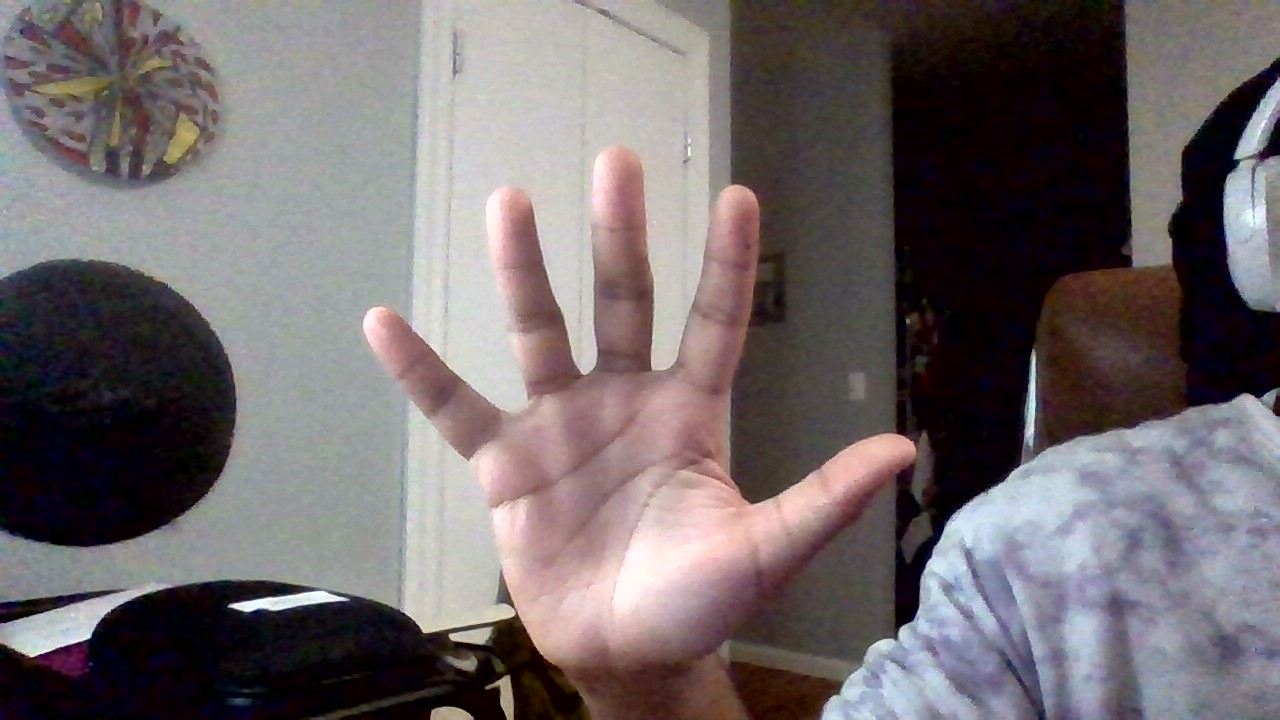
#> input picture pipeline/data/eval/open/WIN_20260512_23_46_33_Pro.jpg, 1280 x 720 px, found by its file name; the run also reads 1 picture not shown here
$ python i2g.py --image data/eval/thumb/WIN_20260512_23_48_26_Pro.jpg
#> lines starting #> are read from the running program, lines starting #| are printed output that depends on the picture; after the words box and inside, x2 and y2 are one past the last pixel; in counts of white or black regions, pixels touching at a corner belong together
### pipeline/processing/classification/classification.py
import cv2
import numpy as np
import sys
import os
import json

sys.path.insert(0, os.path.join(os.path.dirname(__file__), '..', '..'))
from config import SAMPLES_DIR, GESTURE_LABELS, DATA_DIR
from processing.segmentation.segmentation import segment_skin
from processing.morphology.morphology import apply_morphology
from processing.contours.contours import extract_contour_features

TEMPLATES_PATH = os.path.join(DATA_DIR, "hu_templates.json")

# rule-based thresholds
FINGER_COUNT_MAP = {
    "open":   (4, 5),
    "peace":  (2, 3),
    "thumb":  (1, 2),
    "L":      (2, 3),
    "closed": (0, 1),
}

# aspect ratio ranges (width/height) per gesture
ASPECT_RATIO_MAP = {
    "open":   (0.7, 1.0),
    "peace":  (0.3, 0.6),
    "thumb":  (0.3, 0.7),
    "L":      (0.65, 0.9),
    "closed": (0.6, 1.1),
}

def classify_rule_based(features: dict) -> tuple[str, float]:
    """
    rule-based classifier
    uses finger count + aspect ratio.
    Returns (gesture_label, confidence)
    confidence = number of rules matched / total rules.
    """
    if features.get("contour") is None:
        return "none", 0.0

    finger_count = features["finger_count"]
    aspect_ratio = features["aspect_ratio"]
    contour_area = cv2.contourArea(features["contour"])

    scores = {}
    for gesture in GESTURE_LABELS:
        score = 0
        total = 2

        lo, hi = FINGER_COUNT_MAP[gesture]
        if lo <= finger_count <= hi:
            score += 1

        alo, ahi = ASPECT_RATIO_MAP[gesture]
        if alo <= aspect_ratio <= ahi:
            score += 1

        scores[gesture] = score / total

    best = max(scores, key=scores.get)
    return best, scores[best]

# [20 lines left out: function classify_hu, not called in this run]

def build_hu_templates(samples_dir: str) -> dict:
    """
    build mean Hu moment vector per gesture from sample images.
    loads all samples and averages their Hu vectors.
    """
    templates = {}
    for gesture in GESTURE_LABELS:
        folder = os.path.join(samples_dir, gesture)
        if not os.path.exists(folder):
            continue

        hu_vectors = []
        for fname in os.listdir(folder):
            if not fname.lower().endswith((".jpg", ".png")):
                continue
            path  = os.path.join(folder, fname)
            frame = cv2.imread(path)
            if frame is None:
                continue
            frame = cv2.resize(frame, (640, 480))
            _, mask   = segment_skin(frame)
            stages    = apply_morphology(mask)
            features  = extract_contour_features(stages["closed"], frame)
            if features.get("hu_moments") is not None:
                hu_vectors.append(features["hu_moments"])

        if hu_vectors:
            templates[gesture] = np.mean(hu_vectors, axis=0)
            print(f"Built template for '{gesture}' from {len(hu_vectors)} samples")

    return templates

def save_templates(templates: dict):
    serializable = {k: v.tolist() for k, v in templates.items()}
    with open(TEMPLATES_PATH, 'w') as f:
        json.dump(serializable, f, indent=2)
    print(f"Templates saved to {TEMPLATES_PATH}")

def load_templates() -> dict | None:
    if not os.path.exists(TEMPLATES_PATH):
        return None
    with open(TEMPLATES_PATH, 'r') as f:
        raw = json.load(f)
    return {k: np.array(v) for k, v in raw.items()}

def get_templates(force_rebuild: bool = False) -> dict:
    if not force_rebuild:
        templates = load_templates()
        if templates:
            print("Loaded templates from cache")
            return templates
    print("Building templates from samples...")
    templates = build_hu_templates(SAMPLES_DIR)
#> in build_hu_templates, frame is the input picture: shape (720, 1280, 3); mean B, G, R 106.4, 104.4, 112.4
#> in build_hu_templates, `frame = cv2.resize(frame, (640, 480))`:
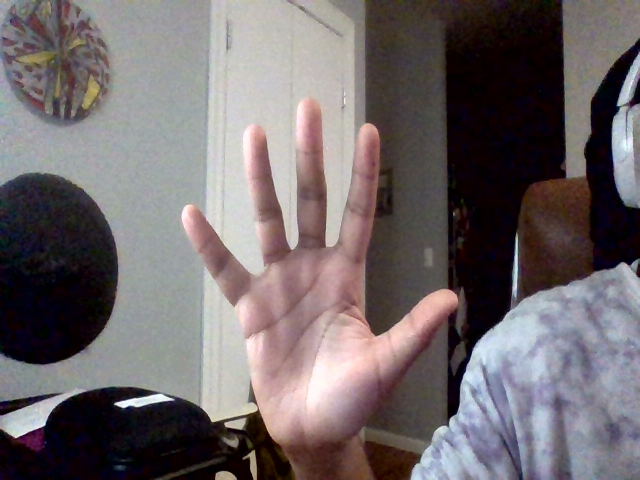
#> frame: shape (480, 640, 3); mean B, G, R 106.4, 104.4, 112.4
    save_templates(templates)
    return templates

# [54 lines that do not run on import are left out]

### pipeline/processing/segmentation/segmentation.py
# pipeline/processing/segmentation/segmentation.py
import cv2
import numpy as np
import sys
import os
import json

sys.path.insert(0, os.path.join(os.path.dirname(__file__), '..', '..'))
from config import HSV_LOWER, HSV_UPPER, ROI_TOP, ROI_BOTTOM, ROI_LEFT, ROI_RIGHT, DATA_DIR

HSV_CONFIG_PATH = os.path.join(DATA_DIR, "hsv_config.json")

# [46 lines left out: functions save_hsv_config, load_hsv_config, get_hsv_range, apply_roi, segment_skin, not called in this run]
#> (reads pipeline/data/hsv_config.json from the repository)
    if cached:
        return cached
    return HSV_LOWER, HSV_UPPER

def apply_roi(mask: np.ndarray) -> np.ndarray:
    """zero everything outside the region of interest"""
    h, w = mask.shape[:2]
    y1, y2 = int(h * ROI_TOP), int(h * (1 - ROI_BOTTOM))
    x1, x2 = int(w * ROI_LEFT), int(w * (1 - ROI_RIGHT))
    roi_mask = np.zeros((h, w), dtype=np.uint8)
    roi_mask[y1:y2, x1:x2] = 255
    return cv2.bitwise_and(mask, roi_mask)

def segment_skin(frame: np.ndarray) -> tuple[np.ndarray, np.ndarray]:
    """
    takes BGR frame, returns (hsv, mask).
    - Gaussian blur pre-pass to reduce noise
    - HSV color segmentation
    - ROI applied
    """
    lower, upper = get_hsv_range()
    blurred = cv2.GaussianBlur(frame, (7, 7), 0)
    hsv = cv2.cvtColor(blurred, cv2.COLOR_BGR2HSV)
    mask = cv2.inRange(hsv, lower, upper)
    mask = apply_roi(mask)
    return hsv, mask

# [24 lines that do not run on import are left out]

### pipeline/processing/morphology/morphology.py
import cv2
import numpy as np
import sys
import os

sys.path.insert(0, os.path.join(os.path.dirname(__file__), '..', '..'))
from config import MORPH_KERNEL_SIZE, MORPH_CLOSE_KERNEL_SIZE, SAMPLES_DIR
from processing.segmentation.segmentation import segment_skin

# [23 lines left out: function apply_morphology, not called in this run]

# [24 lines that do not run on import are left out]

### pipeline/processing/contours/contours.py
"""
contour extraction and feature computation
    for gesture classification

- find contours, keep largest (hand)
- compute convex hull (hand shape)
- compute convexity defects (finger valleys)
- filter defects by depth to remove noise
- count fingers from defects
- compute Hu moments for gesture discrimination
- aspect ratio of bounding box to separate similar finger counts
"""

import cv2
import numpy as np
import sys
import os

sys.path.insert(0, os.path.join(os.path.dirname(__file__), '..', '..'))
from config import MIN_CONTOUR_AREA, SAMPLES_DIR, DEFECT_MIN_SCALE, CONTOUR_SMOOTH_EPS
from processing.segmentation.segmentation import segment_skin
from processing.morphology.morphology import apply_morphology

# [47 lines left out: functions is_valid_hand_contour, get_largest_contour, not called in this run]

def get_convex_hull(contour):
    """convex hull of the hand contour."""
    return cv2.convexHull(contour)

# [124 lines left out: functions get_convexity_defects, filter_defects, count_fingers, get_hu_moments, draw_contour_overlay, extract_contour_features, not called in this run]


# [38 lines that do not run on import are left out]

### pipeline/debug_view.py
# visualizing intermediate stages of processing for debugging and reporting
import cv2
import numpy as np
import sys
import os


sys.path.insert(0, os.path.join(os.path.dirname(__file__), '..'))
from config import SAMPLES_DIR, SHOW_DEBUG_VIEW
from pipeline.processing.segmentation.segmentation import segment_skin
from pipeline.processing.morphology.morphology import apply_morphology
from pipeline.processing.contours.contours import extract_contour_features

def make_debug_view(
    raw: np.ndarray,
    hsv_mask: np.ndarray,
    morph_result: np.ndarray,
    contour_overlay: np.ndarray,
    label: str = ""
) -> np.ndarray:
    """
    Assembles a 2x2 debug grid:
        [raw frame]        [hsv mask]
        [morph result]     [contour overlay]
    All inputs should be BGR or will be converted.
    """
    h, w = raw.shape[:2]

    def to_bgr(img):
        if len(img.shape) == 2:
            return cv2.cvtColor(img, cv2.COLOR_GRAY2BGR)
        return img.copy()

    def labeled(img, text):
        out = to_bgr(img)
        cv2.putText(out, text, (10, 25),
                    cv2.FONT_HERSHEY_SIMPLEX, 0.7, (0, 255, 0), 2)
        return out

    tl = labeled(raw,          "Raw Frame")
    tr = labeled(hsv_mask,     "HSV Mask")
    bl = labeled(morph_result, "Morphology")
    br = labeled(contour_overlay, "Contours")

    top = np.hstack([tl, tr])
    bot = np.hstack([bl, br])
    grid = np.vstack([top, bot])

    if label:
        cv2.putText(grid, f"Gesture: {label}",
                    (10, grid.shape[0] - 10),
                    cv2.FONT_HERSHEY_SIMPLEX, 0.8, (0, 200, 255), 2)

    return grid


def show_debug_view(grid: np.ndarray, window_name: str = "Debug View"):
    if SHOW_DEBUG_VIEW:
        cv2.imshow(window_name, grid)


def save_debug_view(grid: np.ndarray, path: str):
    os.makedirs(os.path.dirname(path), exist_ok=True)
    cv2.imwrite(path, grid)


# [29 lines that do not run on import are left out]

### pipeline/i2g.py
"""
cli entry point for image2gesture pipeline

usage:
# static mode on test images
python i2g.py

# live webcam mode
python i2g.py --live

# run on a single image
python i2g.py --image path/to/image.jpg

# rebuild Hu templates from samples (run once after adding new samples)
python i2g.py --rebuild

# evaluate accuracy on a set of labeled test images
# static on data/eval/ with ground truth labels as folder names
# expects: data/eval/open/, data/eval/closed/, etc.
python i2g.py --eval

# live HSV calibration mode
python i2g.py --calibrate

"""
import cv2
import numpy as np
import argparse
import os
import sys

from config import SAMPLES_DIR, OUTPUT_DIR, DATA_DIR, SHOW_DEBUG_VIEW, HSV_LOWER, HSV_UPPER
from processing.segmentation.segmentation import segment_skin
from processing.morphology.morphology import apply_morphology
from processing.contours.contours import extract_contour_features
from processing.classification.classification import (
    classify_rule_based, classify_hu, get_templates
)
from debug_view import make_debug_view, show_debug_view, save_debug_view

TEST_DIR = os.path.join(DATA_DIR, "input")

def run_pipeline(frame: np.ndarray, templates: dict) -> tuple[np.ndarray, dict]:
    """
    runs full processing pipeline on a single frame.
    Returns (debug_grid, results_dict)
    """
    frame = cv2.resize(frame, (400, 300))

    # 1: segmentation
    _, mask = segment_skin(frame)

    # 2: morphology
    stages = apply_morphology(mask)
    clean_mask = stages["closed"]

    # 3: contour extraction
    features = extract_contour_features(clean_mask, frame)

    # 4: classification
    if features["contour"] is None:
        label = "none"
        overlay = frame.copy()
        cv2.putText(overlay, "No hand detected", (20, 50),
                    cv2.FONT_HERSHEY_SIMPLEX, 1.0, (0, 0, 255), 2)
    else:
        label, overlay = classify_combined(features, templates)

    grid = make_debug_view(
        raw=frame,
        hsv_mask=mask,
        morph_result=clean_mask,
        contour_overlay=overlay,
        label=label
    )

    results = {
        "label":        label,
        "finger_count": features.get("finger_count", "N/A"),
        "aspect_ratio": features.get("aspect_ratio", "N/A"),
    }

    return grid, results

def classify_combined(features: dict, templates: dict) -> tuple[str, np.ndarray]:
    """
    rule-based classification, tie break with Hu moments if confidence is low.
    Returns (label, overlay_with_label)
    """
    AMBIGUOUS_PAIRS = [{"thumb", "L"}, {"peace", "thumb"}, {"peace", "L"}]

    rule_label, rule_conf = classify_rule_based(features)
    final_label = rule_label

    for pair in AMBIGUOUS_PAIRS:
        if rule_label in pair and rule_conf < 0.75:
            hu_label, _ = classify_hu(features, templates)
            # tiebreakers
            if rule_conf <= 0.5:
                # rules are split, Hu decides
                final_label = hu_label
            elif hu_label in pair:
                # rules lean one way, Hu confirms or flips within pair
                final_label = hu_label
            break


    overlay = features["overlay"].copy()
    cv2.putText(overlay, f"Gesture: {final_label}", (10, 460),
                cv2.FONT_HERSHEY_SIMPLEX, 0.8, (0, 200, 255), 2)

    return final_label, overlay

# [6 lines left out: function destroy_if_exists, not called in this run]

# cli modes

def run_static(templates: dict, image_path: str = None):
    """
    static
    run pipeline on test images.
    if image_path provided, run on that single image.
    otherwise iterate through all images in test dir.
    """
    if image_path:
        paths = [image_path]
    else:
        exts = (".jpg", ".jpeg", ".png")
        paths = [
            os.path.join(TEST_DIR, f)
            for f in sorted(os.listdir(TEST_DIR))
            if f.lower().endswith(exts)
        ]

    if not paths:
        print(f"No images found in {TEST_DIR}")
        return

    print(f"\nRunning static pipeline on {len(paths)} image(s)...")
    print("Press any key to advance, 'q' to quit.\n")

    for path in paths:
        frame = cv2.imread(path)
        if frame is None:
            print(f"Could not load: {path}")
            continue

        grid, results = run_pipeline(frame, templates)

        print(f"[{os.path.basename(path)}]")
        print(f"  Label:        {results['label']}")
        print(f"  Fingers:      {results['finger_count']}")
        print(f"  Aspect ratio: {results['aspect_ratio']:.3f}"
              if isinstance(results['aspect_ratio'], float)
              else f"  Aspect ratio: {results['aspect_ratio']}")

        # save output
        out_name = f"static_{os.path.splitext(os.path.basename(path))[0]}.png"
        save_debug_view(grid, os.path.join(OUTPUT_DIR, out_name))

        show_debug_view(grid, window_name=f"i2g static: {os.path.basename(path)}")
        key = cv2.waitKey(0) & 0xFF
        if key == ord('q'):
            break

    cv2.destroyAllWindows()
    print("\nstatic run complete.")

# [262 lines left out: functions run_live, run_calibrate, run_eval, not called in this run]

# args
def parse_args():
    parser = argparse.ArgumentParser(description="image2gesture pipeline")

    parser.add_argument("--live",    action="store_true", help="run live webcam mode")
    parser.add_argument("--rebuild", action="store_true", help="rebuild Hu templates from samples")
    parser.add_argument("--image",   type=str, default=None, help="run on a single image path")
    parser.add_argument("--calibrate", action="store_true", help="launch live HSV calibration")
    parser.add_argument("--eval", action="store_true", help="run accuracy eval on data/eval/")

    return parser.parse_args()


if __name__ == "__main__":
    args = parse_args()

    os.makedirs(OUTPUT_DIR, exist_ok=True)

    # hu templates
    templates = get_templates(force_rebuild=args.rebuild)
#> in segment_skin, `mask = cv2.inRange(hsv, lower, upper)`:
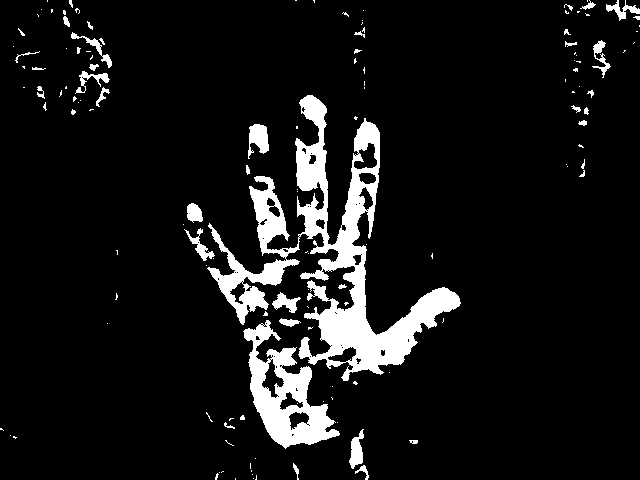
#> mask: shape (480, 640); 8.5% white; 136 white regions (94 under 20 px), largest, box (x1, y1, x2, y2) and area: (207, 95, 461, 381) 16982, (243, 320, 340, 449) 4981, (248, 124, 269, 159) 465
#> in apply_roi, `return cv2.bitwise_and(mask, roi_mask)`:
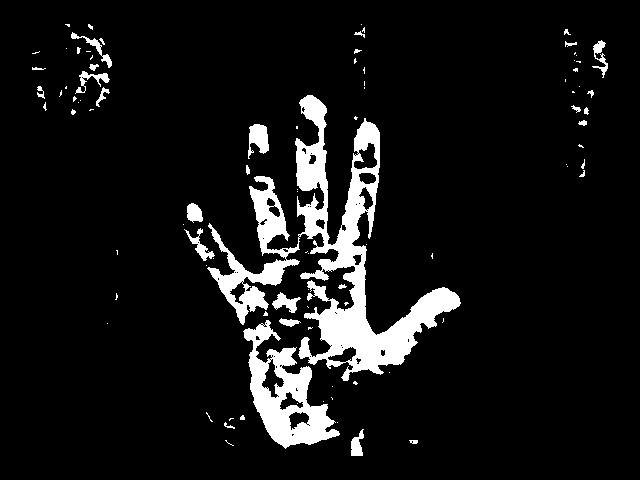
#> returned value: shape (480, 640); 8.2% white; 93 white regions (61 under 20 px), largest, box (x1, y1, x2, y2) and area: (207, 95, 461, 381) 16982, (243, 320, 340, 449) 4981, (248, 124, 269, 159) 465
#> in apply_morphology, `opened = cv2.morphologyEx(mask, cv2.MORPH_OPEN, kernel_small)`:
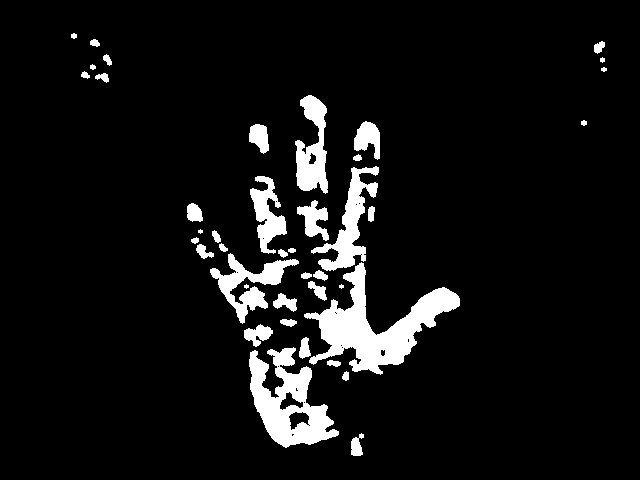
#> opened: shape (480, 640); 7.4% white; 41 white regions (3 under 20 px), largest, box (x1, y1, x2, y2) and area: (304, 262, 460, 375) 6096, (249, 347, 339, 448) 4418, (311, 166, 379, 271) 2251
#> in apply_morphology, `closed = cv2.morphologyEx(opened, cv2.MORPH_CLOSE, kernel_large)`:
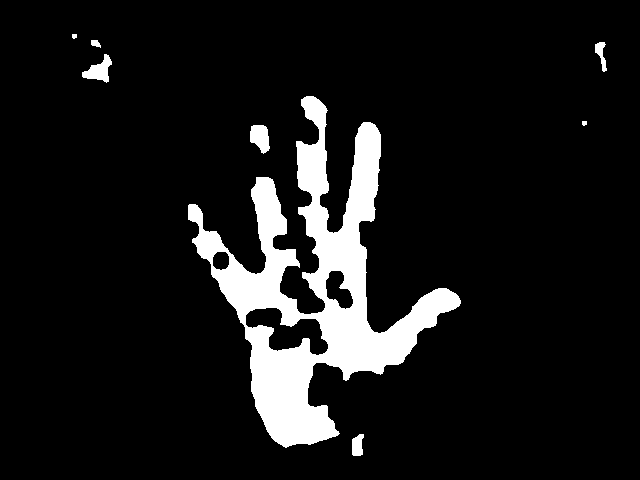
#> closed: shape (480, 640); 9.6% white; 8 white regions
#> in build_hu_templates, `stages    = apply_morphology(mask)`: stages = 3 items
#> (the rest of the program and of its run is left out)
